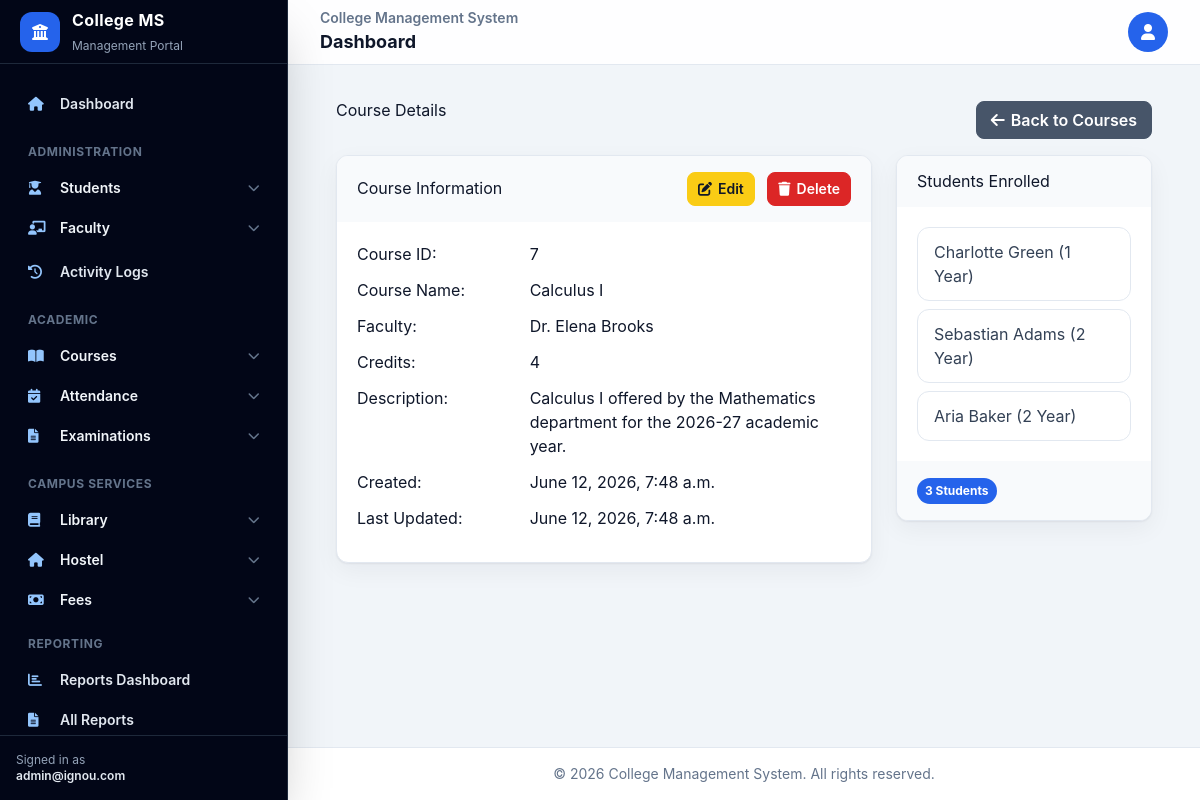
Screenshot of /courses/7/ (signed in) with the database file from the repository.
### course_management/models.py (models this page shows, shortened)
class Course(models.Model):
    course_id = models.AutoField(primary_key=True)
    code = models.CharField(max_length=20, unique=True, default='TMP001')
    name = models.CharField(max_length=100, default='Temporary Course')
    faculty = models.ForeignKey('faculty_management.Faculty', on_delete=models.CASCADE, related_name='courses', null=True, blank=True)
    description = models.TextField(blank=True, null=True)
    credits = models.IntegerField(default=3)
    is_active = models.BooleanField(default=True)
    created_at = models.DateTimeField(auto_now_add=True)
    updated_at = models.DateTimeField(auto_now=True)
    class Meta:
        ordering = ['code', 'name']

### faculty_management/models.py (models this page shows, shortened)
class Faculty(models.Model):
    faculty_id = models.AutoField(primary_key=True)
    user = models.OneToOneField(User, on_delete=models.CASCADE, related_name='faculty_profile')
    name = models.CharField(max_length=100)
    email = models.EmailField(unique=True)
    department = models.CharField(max_length=100, default='General')
    created_at = models.DateTimeField(auto_now_add=True)
    updated_at = models.DateTimeField(auto_now=True)

### student_management/models.py (models this page shows, shortened)
class Student(models.Model):
    student_id = models.AutoField(primary_key=True)
    user = models.OneToOneField(User, on_delete=models.CASCADE, related_name='student_profile')
    name = models.CharField(max_length=100)
    email = models.EmailField(unique=True)
    course = models.ForeignKey('course_management.Course', on_delete=models.CASCADE)
    year = models.IntegerField()
    created_at = models.DateTimeField(auto_now_add=True)
    updated_at = models.DateTimeField(auto_now=True)

### course_management/views.py (the view)
@login_required
def course_detail(request, pk):
    course = get_object_or_404(Course, course_id=pk)
    students = course.student_set.all()
    context = {
        'course': course,
        'students': students,
    }
    return render(request, 'course_management/course_detail.html', context)

### templates/course_management/course_detail.html (shortened to what this page needs)
{% extends 'base.html' %}
{% block content %}
<div class="container mt-4">
    <div class="row mb-4">
        <div class="col-md-8">
            <h2>Course Details</h2>
        </div>
        <div class="col-md-4 text-end">
            <a href="{% url 'course_list' %}" class="btn btn-secondary">
                <i class="fas fa-arrow-left"></i> Back to Courses
            </a>
        </div>
    </div>
    <div class="row">
        <div class="col-md-8">
            <div class="card mb-4">
                <div class="card-header d-flex justify-content-between align-items-center">
                    <h5 class="mb-0">Course Information</h5>
                    {% if user.is_staff or user.is_superuser %}
                    <div>
                        <a href="{% url 'course_update' course.course_id %}" class="btn btn-sm btn-warning me-2">
                            <i class="fas fa-edit"></i> Edit
                        </a>
                        <a href="{% url 'course_delete' course.course_id %}" class="btn btn-sm btn-danger">
                            <i class="fas fa-trash"></i> Delete
                        </a>
                    </div>
                    {% endif %}
                </div>
                <div class="card-body">
                    <div class="row mb-3">
                        <div class="col-md-4 fw-bold">Course ID:</div>
                        <div class="col-md-8">{{ course.course_id }}</div>
                    </div>
                    <div class="row mb-3">
                        <div class="col-md-4 fw-bold">Course Name:</div>
                        <div class="col-md-8">{{ course.name }}</div>
                    </div>
                    <div class="row mb-3">
                        <div class="col-md-4 fw-bold">Faculty:</div>
                        <div class="col-md-8">
                            <a href="{% url 'faculty_detail' course.faculty.faculty_id %}">{{ course.faculty.name }}</a>
                        </div>
                    </div>
                    <div class="row mb-3">
                        <div class="col-md-4 fw-bold">Credits:</div>
                        <div class="col-md-8">{{ course.credits }}</div>
                    </div>
                    <div class="row mb-3">
                        <div class="col-md-4 fw-bold">Description:</div>
                        <div class="col-md-8">{{ course.description|default:'No description provided.' }}</div>
                    </div>
                    <div class="row mb-3">
                        <div class="col-md-4 fw-bold">Created:</div>
                        <div class="col-md-8">{{ course.created_at }}</div>
                    </div>
                    <div class="row mb-3">
                        <div class="col-md-4 fw-bold">Last Updated:</div>
                        <div class="col-md-8">{{ course.updated_at }}</div>
                    </div>
                </div>
            </div>
        </div>
        <div class="col-md-4">
            <div class="card mb-4">
                <div class="card-header">
                    <h5>Students Enrolled</h5>
                </div>
                <div class="card-body">
                    {% if students %}
                    <div class="list-group list-group-flush">
                        {% for student in students %}
                        <a href="{% url 'student_detail' student.student_id %}" class="list-group-item list-group-item-action">
                            {{ student.name }} ({{ student.year }} Year)
                        </a>
                        {% endfor %}
                    </div>
                    {% else %}
                    <p class="text-muted">No students enrolled in this course.</p>
                    {% endif %}
                </div>
                {% if students %}
                <div class="card-footer">
                    <span class="badge bg-primary rounded-pill">{{ students.count }} Students</span>
                </div>
                {% endif %}
            </div>
        </div>
    </div>
</div>
{% endblock %}

### templates/base.html (shortened to what this page needs)
<!DOCTYPE html>
{% load static %}
<html lang="en">
<head>
    <script src="https://cdn.tailwindcss.com"></script>
    <link rel="stylesheet" href="https://cdnjs.cloudflare.com/ajax/libs/font-awesome/6.0.0/css/all.min.css">
    <link rel="stylesheet" href="{% static 'css/tailwind-compat.css' %}">
</head>
<body class="min-h-screen bg-slate-100 text-slate-900 antialiased">
    {% with user_type=user.profile.user_type|default:'' %}
    {% if user.is_authenticated %}
    <div class="min-h-screen lg:flex">
        <aside id="appSidebar" class="fixed inset-y-0 left-0 z-40 flex w-72 -translate-x-full flex-col border-r border-slate-800 bg-slate-950 text-slate-100 shadow-2xl transition-transform duration-200 lg:translate-x-0">
            <div class="flex h-16 items-center gap-3 border-b border-slate-800 px-5">
                <div class="grid h-10 w-10 place-items-center rounded-xl bg-blue-600 text-white">
                    <i class="fas fa-university"></i>
                </div>
                <div>
                    <a href="{% url 'home' %}" class="block text-base font-bold tracking-wide text-white">College MS</a>
                    <span class="text-xs text-slate-400">Management Portal</span>
                </div>
            </div>
            <nav class="flex-1 space-y-5 overflow-y-auto px-4 py-5 text-sm">
                <a href="{% url 'home' %}" class="flex items-center gap-3 rounded-xl px-3 py-2.5 font-semibold text-slate-200 hover:bg-slate-800 hover:text-white">
                    <i class="fas fa-home w-5 text-blue-300"></i> Dashboard
                </a>
                {% if user_type == 'admin' or user.is_staff %}
                <section>
                    <p class="px-3 pb-2 text-xs font-bold uppercase tracking-wider text-slate-500">Administration</p>
                    <details class="group">
                        <summary class="flex cursor-pointer list-none items-center justify-between rounded-xl px-3 py-2.5 font-semibold hover:bg-slate-800">
                            <span><i class="fas fa-user-graduate mr-3 w-5 text-blue-300"></i>Students</span>
                            <i class="fas fa-chevron-down text-xs text-slate-500 group-open:rotate-180"></i>
                        </summary>
                    </details>
                    <details class="group">
                        <summary class="flex cursor-pointer list-none items-center justify-between rounded-xl px-3 py-2.5 font-semibold hover:bg-slate-800">
                            <span><i class="fas fa-chalkboard-teacher mr-3 w-5 text-blue-300"></i>Faculty</span>
                            <i class="fas fa-chevron-down text-xs text-slate-500 group-open:rotate-180"></i>
                        </summary>
                    </details>
                    <a href="{% url 'auth:system_activity_logs' %}" class="mt-1 flex items-center gap-3 rounded-xl px-3 py-2.5 font-semibold text-slate-200 hover:bg-slate-800 hover:text-white">
                        <i class="fas fa-history w-5 text-blue-300"></i> Activity Logs
                    </a>
                </section>
                {% endif %}
                <section>
                    <p class="px-3 pb-2 text-xs font-bold uppercase tracking-wider text-slate-500">Academic</p>
                    <details class="group">
                        <summary class="flex cursor-pointer list-none items-center justify-between rounded-xl px-3 py-2.5 font-semibold hover:bg-slate-800">
                            <span><i class="fas fa-book-open mr-3 w-5 text-blue-300"></i>Courses</span>
                            <i class="fas fa-chevron-down text-xs text-slate-500 group-open:rotate-180"></i>
                        </summary>
                    </details>
                    <details class="group">
                        <summary class="flex cursor-pointer list-none items-center justify-between rounded-xl px-3 py-2.5 font-semibold hover:bg-slate-800">
                            <span><i class="fas fa-calendar-check mr-3 w-5 text-blue-300"></i>Attendance</span>
                            <i class="fas fa-chevron-down text-xs text-slate-500 group-open:rotate-180"></i>
                        </summary>
                    </details>
                    <details class="group">
                        <summary class="flex cursor-pointer list-none items-center justify-between rounded-xl px-3 py-2.5 font-semibold hover:bg-slate-800">
                            <span><i class="fas fa-file-alt mr-3 w-5 text-blue-300"></i>Examinations</span>
                            <i class="fas fa-chevron-down text-xs text-slate-500 group-open:rotate-180"></i>
                        </summary>
                    </details>
                </section>
                <section>
                    <p class="px-3 pb-2 text-xs font-bold uppercase tracking-wider text-slate-500">Campus Services</p>
                    <details class="group">
                        <summary class="flex cursor-pointer list-none items-center justify-between rounded-xl px-3 py-2.5 font-semibold hover:bg-slate-800">
                            <span><i class="fas fa-book mr-3 w-5 text-blue-300"></i>Library</span>
                            <i class="fas fa-chevron-down text-xs text-slate-500 group-open:rotate-180"></i>
                        </summary>
                    </details>
                    {% if user_type == 'admin' %}
                    <details class="group">
                        <summary class="flex cursor-pointer list-none items-center justify-between rounded-xl px-3 py-2.5 font-semibold hover:bg-slate-800">
                            <span><i class="fas fa-home mr-3 w-5 text-blue-300"></i>Hostel</span>
                            <i class="fas fa-chevron-down text-xs text-slate-500 group-open:rotate-180"></i>
                        </summary>
                    </details>
                    <details class="group">
                        <summary class="flex cursor-pointer list-none items-center justify-between rounded-xl px-3 py-2.5 font-semibold hover:bg-slate-800">
                            <span><i class="fas fa-money-bill mr-3 w-5 text-blue-300"></i>Fees</span>
                            <i class="fas fa-chevron-down text-xs text-slate-500 group-open:rotate-180"></i>
                        </summary>
                    </details>
                    <p class="px-3 pb-2 pt-4 text-xs font-bold uppercase tracking-wider text-slate-500">Reporting</p>
                    <a class="flex items-center gap-3 rounded-xl px-3 py-2.5 font-semibold text-slate-200 hover:bg-slate-800 hover:text-white" href="{% url 'reporting_dashboard' %}">
                        <i class="fas fa-chart-bar w-5 text-blue-300"></i> Reports Dashboard
                    </a>
                    <a class="flex items-center gap-3 rounded-xl px-3 py-2.5 font-semibold text-slate-200 hover:bg-slate-800 hover:text-white" href="{% url 'report_list' %}">
                        <i class="fas fa-file-alt w-5 text-blue-300"></i> All Reports
                    </a>
                    {% endif %}
                </section>
            </nav>
            <div class="border-t border-slate-800 p-4 text-xs text-slate-400">
                Signed in as
                <span class="block truncate font-semibold text-slate-200">{{ user.email|default:user.username }}</span>
            </div>
        </aside>
        <div class="flex min-h-screen w-full flex-col lg:pl-72">
            <header class="sticky top-0 z-20 border-b border-slate-200 bg-white/90 backdrop-blur">
                <div class="flex h-16 items-center justify-between gap-3 px-4 sm:px-6 lg:px-8">
                    <div class="min-w-0">
                        <p class="truncate text-sm font-semibold text-slate-500">College Management System</p>
                        <h1 class="truncate text-lg font-bold text-slate-900">{% block page_heading %}Dashboard{% endblock %}</h1>
                    </div>
                    <div class="dropdown">
                        <button class="grid h-10 w-10 place-items-center rounded-full bg-blue-600 text-white" type="button" aria-label="Open user menu">
                            <i class="fas fa-user"></i>
                        </button>
                    </div>
                </div>
            </header>
            <main class="flex-1 px-4 py-5 sm:px-6 lg:px-8">
    {% endif %}
            {% block content %}{% endblock %}
    {% if user.is_authenticated %}
            </main>
            <footer class="border-t border-slate-200 bg-white px-4 py-4 text-center text-sm text-slate-500">
                &copy; {% now 'Y' %} College Management System. All rights reserved.
            </footer>
        </div>
    </div>
    {% else %}
        </main>
    </div>
    {% endif %}
    {% endwith %}
</body>
</html>

### rows the page displays
Course: course_id "7", name "Calculus I", faculty.name "Dr. Elena Brooks", credits "4", description "Calculus I offered by the Mathematics department for the 2026-27 academic year.", created_at "June 12, 2026, 7:48 a.m.", updated_at "June 12, 2026, 7:48 a.m."
Student: name "Charlotte Green", year "1"
Student: name "Sebastian Adams", year "2"
Student: name "Aria Baker", year "2"

### other values shown
{{ user.email|default:user.username }} "admin@ignou.com"
{{ students.count }} "3"
